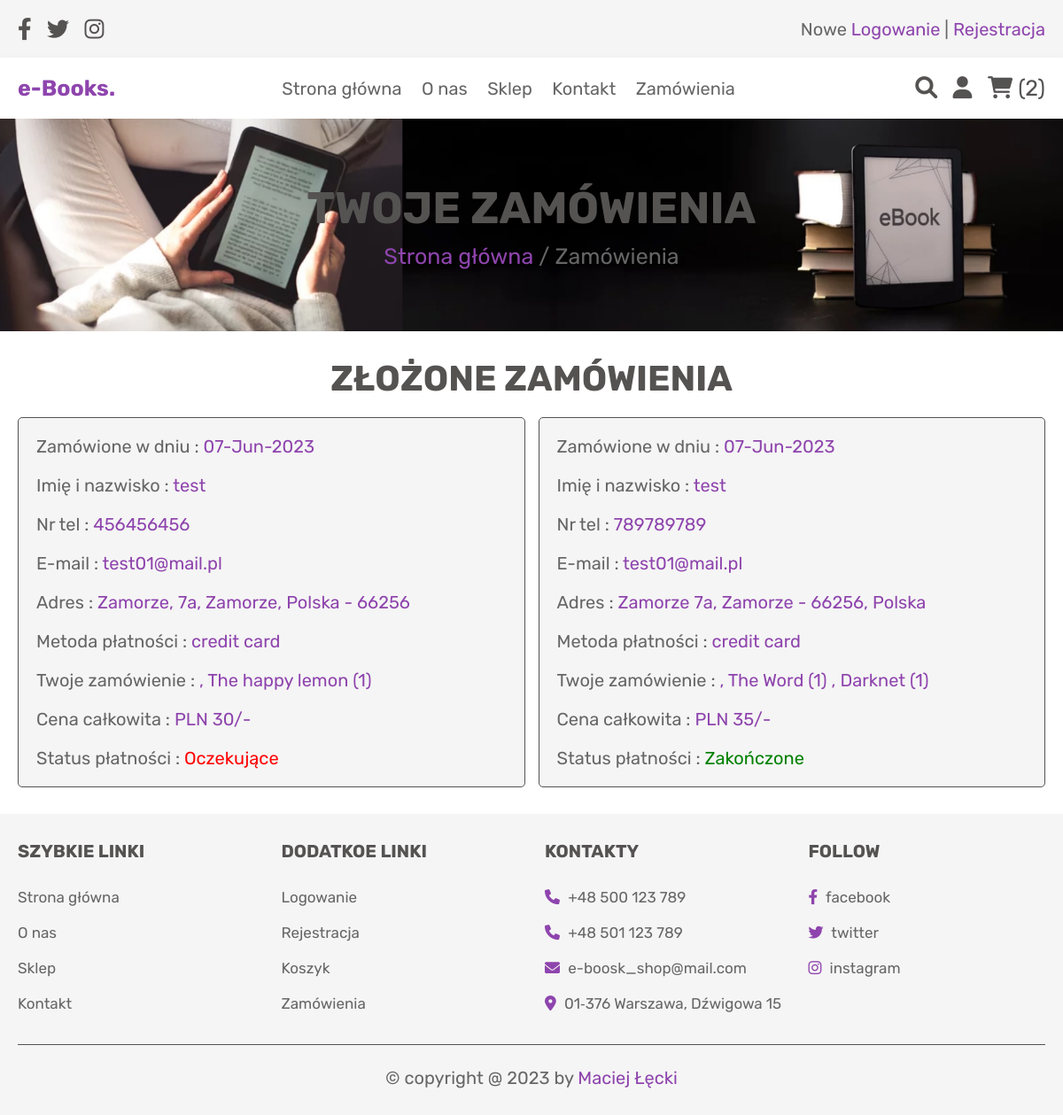
The page /orders.php (signed in) on the database its author committed.
### tables this page shows
CREATE TABLE `orders` (
  `id` bigint(20) UNSIGNED NOT NULL,
  `user_id` int(100) NOT NULL,
  `name` varchar(100) NOT NULL,
  `number` varchar(12) NOT NULL,
  `email` varchar(100) NOT NULL,
  `method` varchar(50) NOT NULL,
  `address` varchar(500) NOT NULL,
  `total_products` varchar(1000) NOT NULL,
  `total_price` int(100) NOT NULL,
  `placed_on` varchar(50) NOT NULL,
  `payment_status` varchar(20) NOT NULL DEFAULT 'Oczekujące'
);

### orders.php (the view, shortened to what this page needs)
<?php
include 'config.php';
?>
<!DOCTYPE html>
<html lang="en">
<head>
   <link rel="stylesheet" href="https://cdnjs.cloudflare.com/ajax/libs/font-awesome/6.0.0/css/all.min.css">
   <link rel="stylesheet" href="css/style.css">
</head>
<body>
<?php include 'header.php'; ?>
<div class="heading">
   <h3>Twoje zamówienia</h3>
   <p> <a href="home.php">Strona główna</a> / Zamówienia </p>
</div>
<section class="placed-orders">
   <h1 class="title">złożone zamówienia</h1>
   <div class="box-container">
      <?php
         $order_query = mysqli_query($conn, "SELECT * FROM `orders` WHERE user_id = '$user_id'") or die('query failed');
         if(mysqli_num_rows($order_query) > 0){
            while($fetch_orders = mysqli_fetch_assoc($order_query)){
      ?>
      <div class="box">
         <p> Zamówione w dniu : <span><?php echo $fetch_orders['placed_on']; ?></span> </p>
         <p> Imię i nazwisko : <span><?php echo $fetch_orders['name']; ?></span> </p>
         <p> Nr tel : <span><?php echo $fetch_orders['number']; ?></span> </p>
         <p> E-mail : <span><?php echo $fetch_orders['email']; ?></span> </p>
         <p> Adres : <span><?php echo $fetch_orders['address']; ?></span> </p>
         <p> Metoda płatności : <span><?php echo $fetch_orders['method']; ?></span> </p>
         <p> Twoje zamówienie : <span><?php echo $fetch_orders['total_products']; ?></span> </p>
         <p> Cena całkowita : <span>PLN <?php echo $fetch_orders['total_price']; ?>/-</span> </p>
         <p> Status płatności : <span style="color:<?php if($fetch_orders['payment_status'] == 'Oczekujące'){ echo 'red'; }else{ echo 'green'; } ?>;"><?php echo $fetch_orders['payment_status']; ?></span> </p>
         </div>
      <?php
       }
      }else{
         echo '<p class="empty">Nie ma jeszcze złożonych zamówień!</p>';
      }
      ?>
   </div>
</section>
<?php include 'footer.php'; ?>
</body>
</html>

### css/style.css (style rules this page uses)
:root { --purple:#8e44ad; --red:#c0392b; --orange:#f39c12; --black:#555252; --white:#fff; --light-color:#666; --light-white:#ccc; --light-bg:#f5f5f5; --border:.1rem solid var(--black); --box-shadow:0 .5rem 1rem rgba(0,0,0,.1); }
* { font-family: 'Rubik', sans-serif; margin:0; padding:0; box-sizing: border-box; outline: none; border:none; text-decoration: none; transition:all .2s linear; }
html { font-size: 62.5%; overflow-x: hidden; }
section { padding:3rem 2rem; }
.title { text-align: center; margin-bottom: 2rem; text-transform: uppercase; color:var(--black); font-size: 4rem; }
.heading { min-height: 30vh; display: flex; flex-flow: column; align-items: center; justify-content: center; gap:1rem; background: url(../images/heading-bg.webp) no-repeat; background-size: cover; background-position: center; text-align: center; }
.heading h3 { font-size: 5rem; color:var(--black); text-transform: uppercase; }
.heading p { font-size: 2.5rem; color:var(--light-color); }
.heading p a { color:var(--purple); }
.placed-orders .box-container { max-width: 1200px; margin:0 auto; display:flex; flex-wrap: wrap; align-items: center; gap:1.5rem; }
.placed-orders .box-container .box { flex:1 1 40rem; border-radius: .5rem; padding:2rem; border:var(--border); background-color: var(--light-bg); padding:1rem 2rem; }
.placed-orders .box-container .box p { padding:1rem 0; font-size: 2rem; color:var(--light-color); }
.placed-orders .box-container .box p span { color:var(--purple); }

### rows shown on the page
orders: placed_on "07-Jun-2023", name "test", number "456456456", email "test01@mail.pl", address "Zamorze, 7a, Zamorze, Polska - 66256", method "credit card", total_products ", The happy lemon (1)", total_price "30", payment_status "Oczekujące"
orders: placed_on "07-Jun-2023", name "test", number "789789789", email "test01@mail.pl", address "Zamorze 7a, Zamorze - 66256, Polska", method "credit card", total_products ", The Word (1) , Darknet (1)", total_price "35", payment_status "Zakończone"

### other values the page prints
$cart_rows_number "2"
